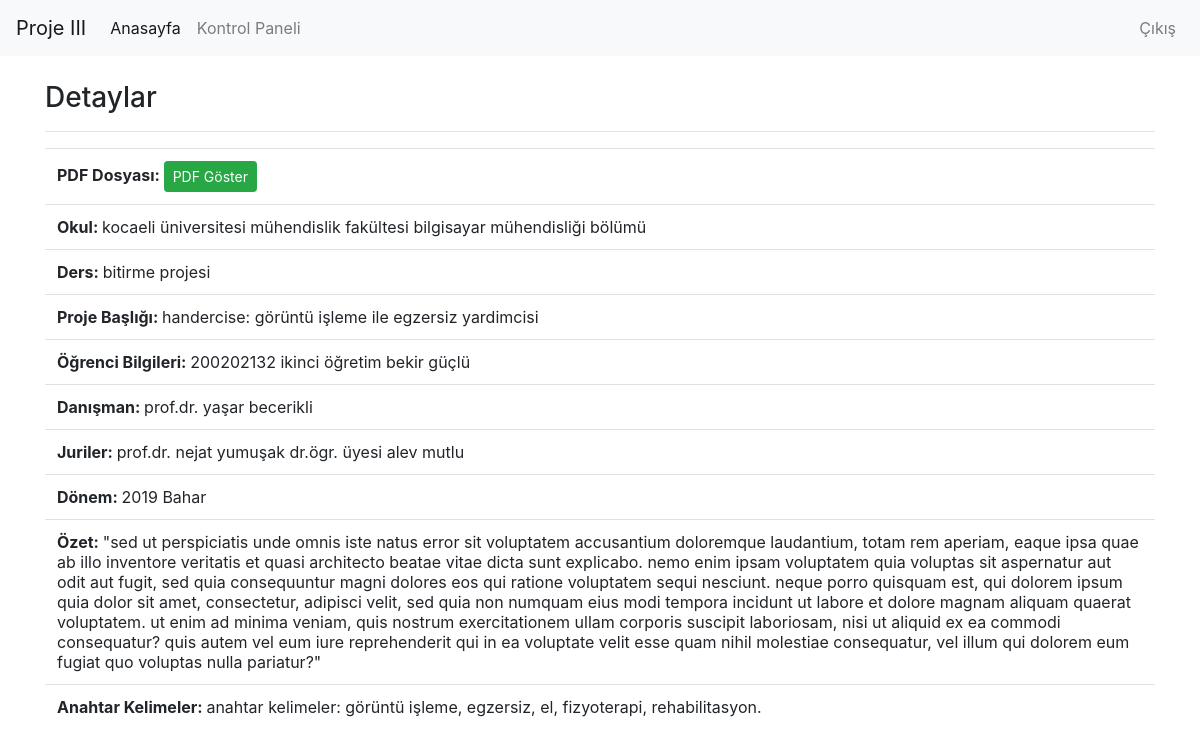
/details/23 (signed in), run on the app's committed database.
### user/models.py (models this page shows, shortened)
class PdfLoad(models.Model):
    lecturer = models.ForeignKey("auth.User", on_delete=models.CASCADE, verbose_name="Öğretim Elemanı")
    createdPdf = models.FileField(verbose_name="PDF Ekle")
    createdDate = models.DateField(auto_now_add=True, verbose_name="Eklenme Tarihi")

class DataPdf(models.Model):
    pdfFile = models.ForeignKey(PdfLoad, on_delete=models.CASCADE, verbose_name="Eklenen PDF")
    okul = models.TextField(verbose_name="Okul", null=True)
    lecture = models.TextField(verbose_name="Ders")
    projectTitle = models.TextField(verbose_name="Proje Başlığı")
    studentInfo = models.TextField(verbose_name="Öğrenci Bilgileri")
    superVisor = models.TextField(verbose_name="Danışman Bilgileri")
    juries = models.TextField(verbose_name="Juri Bilgileri", null=True)
    presentationDate = models.TextField(verbose_name="Savunma Dönemi")
    abstract = models.TextField(verbose_name="Özet")
    keyWords = models.TextField(verbose_name="Anahtar Kelimeler")

### user/views.py (the view)
# urls.py: path('details/<int:id>', views.details, name = "details"),
@login_required(login_url="loginUser")
def details(request, id):
    pdfData = DataPdf.objects.filter(id = id)
    pdfID = 0
    for i in pdfData:
        pdfID = i.pdfFile_id
    pdfLoad = PdfLoad.objects.filter(id = pdfID)
    print(pdfID)
    context = {"pdfData": pdfData, "pdfLoad":pdfLoad}
    return render (request, "details.html", context)

### templates/details.html
{% extends "layout.html" %}
{% block body %}
<h3>Detaylar</h3>
<hr>
<table class="table">
  <tbody>
    {% for pdf in pdfLoad  %}
    <tr>
      <td><b>PDF Dosyası: </b> <a class="btn btn-success btn-sm" href= {{pdf.createdPdf.url}} role="link">PDF Göster</a></td>
    </tr>
    {% endfor %}
  {% for data in pdfData  %}
    <tr>
      <td><b>Okul: </b>{{data.okul}}</td>
    </tr>
    <tr>
      <td><b>Ders: </b>{{data.lecture}}</td>
    </tr>
    <tr>
      <td><b>Proje Başlığı: </b>{{data.projectTitle}}</td>
    </tr>
    <tr>
      <td><b>Öğrenci Bilgileri: </b>{{data.studentInfo}}</td>
    </tr>
    <tr>
      <td><b>Danışman: </b>{{data.superVisor}}</td>
    </tr>
    <tr>
      <td><b>Juriler: </b> {{data.juries}}</td>
    </tr>
    <tr>
      <td><b>Dönem: </b>{{data.presentationDate}}</td>
    </tr>
    <tr>
      <td><b>Özet: </b> {{data.abstract}}</td>
    </tr>
    <tr>
      <td><b>Anahtar Kelimeler: </b> {{data.keyWords}}</td>
    </tr>
  {% endfor %}
  </tbody>
</table>
{% endblock body %}

### data on the page
DataPdf: okul "kocaeli̇ üni̇versi̇tesi̇ mühendi̇sli̇k fakültesi̇ bi̇lgi̇sayar mühendi̇sli̇ği̇ bölümü", lecture "bitirme projesi", projectTitle "handerci̇se: görüntü i̇şleme i̇le egzersi̇z yardimcisi", studentInfo "200202132 ikinci öğretim bekir güçlü", superVisor "prof.dr. yaşar beceri̇kli̇", juries "prof.dr. nejat yumuşak dr.ögr. üyesi alev mutlu", presentationDate "2019 Bahar", abstract "\"sed ut perspiciatis unde omnis iste natus error sit voluptatem accusantium doloremque laudantium, totam rem aperiam, eaque ipsa quae ab illo inventore veritatis et quasi architecto beatae vitae dicta sunt explicabo. nemo enim ipsam voluptatem quia voluptas sit aspernatur aut odit aut fugit, sed quia consequuntur magni dolores eos qui ratione voluptatem sequi nesciunt. neque porro quisquam est, qui dolorem ipsum quia dolor sit amet, consectetur, adipisci velit, sed quia non numquam eius modi tempora incidunt ut labore et dolore magnam aliquam quaerat voluptatem. ut enim ad minima veniam, quis nostrum exercitationem ullam corporis suscipit laboriosam, nisi ut aliquid ex ea commodi…", keyWords "anahtar kelimeler: görüntü i̇şleme, egzersiz, el, fizyoterapi, rehabilitasyon."
